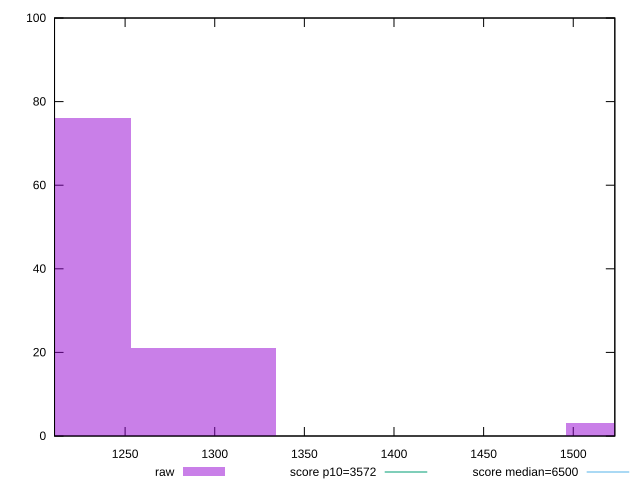

Write the gnuplot code that produced this figure.
reset

$raw <<EOF
1536.535460815196 3
1213.0543111698917 76
1293.9245985812177 21
EOF

set key outside below
set boxwidth 80.8702874113261
set xrange [1210.6347:1523.1894999999997]
set yrange [0:100]
set trange [0:100]
set style fill transparent solid 0.5 noborder

set parametric
set terminal svg size 640, 490 enhanced background rgb 'white'
set output "reports/report_00032_2021-02-25T10-28-15.087Z/first-cpu-idle/samples/agenda/raw/histogram.svg"

plot $raw title "raw" with boxes, \
     3572,t title "score p10=3572", \
     6500,t title "score median=6500"

reset
